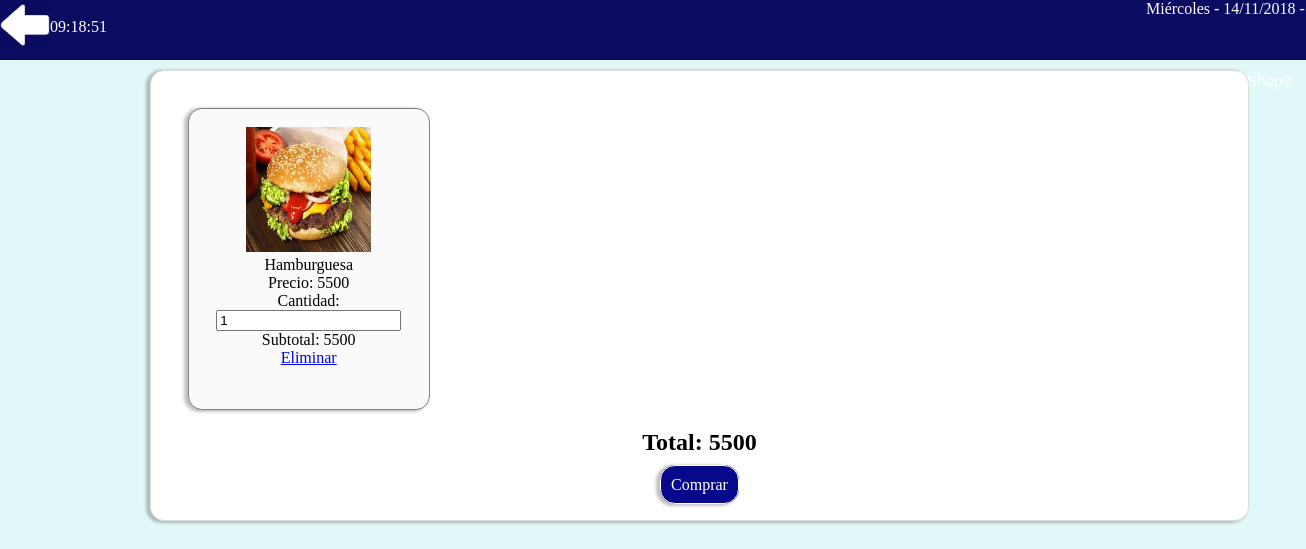
Page /carritodecompras.php?id=1 (signed in) on the committed database.
### tables this page shows
CREATE TABLE `productos` (
  `id` int(11) NOT NULL,
  `nombre` text NOT NULL,
  `Categoria` varchar(100) NOT NULL,
  `descripcion` text NOT NULL,
  `imagen` text NOT NULL,
  `precio` double NOT NULL
);

### carritodecompras.php (the view, shortened to what this page needs)
<?php
	include './conexion.php';
	if(isset($_SESSION['usuario'])){
		if(isset($_SESSION['carrito'])){
			if(isset($_GET['id'])){
				$arreglo=$_SESSION['carrito'];
				$encontro=false;
				$numero=0;
				for($i=0;$i<count($arreglo);$i++){
					if($arreglo[$i]['Id']== $_GET['id'] ){
						$encontro=true;
						$numero=$i;
					}
				}
				if($encontro==true){
					$arreglo[$numero]['Cantidad']=$arreglo[$numero]['Cantidad']+1;
					$_SESSION['carrito']=$arreglo;
				}else{
					$nombre="";
					$precio=0;
					$imagen="";
					$re=mysqli_query($obj_conexion,"select * from productos where id=".$_GET['id']);
					while($f=mysqli_fetch_array($re)){
						$nombre=$f['nombre'];
						$precio=$f['precio'];
						$imagen=$f['imagen'];
					}
					$datosNuevos=array('Id'=>$_GET['id'], 'Nombre'=>$nombre, 'Precio'=>$precio, 'Imagen'=>$imagen, 'Cantidad'=>1);
					array_push($arreglo, $datosNuevos);
					$_SESSION['carrito']=$arreglo;
				}
			}
		}else{
			if(isset($_GET['id'])){
				$re=mysqli_query($obj_conexion,"select * from productos where id=".$_GET['id']);
			}
		}
	}else{
		header("Location: index.php?Error=Acceso denegado");
	}
?>
<!DOCTYPE html>
<html lang="es">
<head>
	<link rel="stylesheet" type="text/css" href="./css/estilos.css">
</head>
<body onload="getTime()">
	<header>
		<a href="./home.php" title="Regresar al catálogo de productos">
			<img src="./imagenes/left-arrow.png">
		</a>
		<span id="time"></span>
		<span>                                                                                 </span>
		<span>                                                                          <span id="marca">MAKEMI Shop®</span></span>
	</header>
	<section>
		<?php
		$total=0;
			if(isset($_SESSION['carrito'])){
				$datos=$_SESSION['carrito'];
				for($i=0;$i<count($datos);$i++){
		?>
		<div class="productos">
			<center>
				<br>
				<img src="./productos/<?php echo $datos[$i]['Imagen'];?>"><br>
				<span><?php echo $datos[$i]['Nombre']; ?></span><br>
				<span>Precio: <?php echo $datos[$i]['Precio']; ?></span><br>
				<span>Cantidad:</span><br>
				 <input type="text" value="<?php echo $datos[$i]['Cantidad']; ?>"
				 data-precio="<?php echo $datos[$i]['Precio']; ?>"
				 data-id="<?php echo $datos[$i]['Id']; ?>"
				 class="cantidad">
				 <br>
				<span class="subtotal">Subtotal: <?php echo $datos[$i]['Precio']*$datos[$i]['Cantidad']; ?></span><br>
				<a href="#" class="eliminar" data-id="<?php echo $datos[$i]['Id']?>">Eliminar</a>
			</center>
		</div>
		<?php
			$total=($datos[$i]['Cantidad']*$datos[$i]['Precio'])+$total;
				}
			}else{
				echo '<center><h2>El carrito de compras esta vacio</h2></center>';
			}
			echo '<center><h2 id="total">Total: '.$total.' </h2></center>';
				if($total!=0){
					echo '<center><a id="comprar" href="./compras/compras.php" class="aceptar">Comprar</a></center>';
				}
		?>
	</section>
</body>
</html>

### css/estilos.css (style rules this page uses)
body { background-color: #E0F8F7; padding: 0px; margin: 0px; }
header { width: 100%; height: 60px; background-color: #0B0B61; color:white; }
header a { width: 50px; margin-left: none; display: inline-block; float: left; }
header a img { width: 100%; }
section { background-color: #FFF; width: 80%; border: 1px solid #DDD; border-radius: 14px; padding: 2%; margin: 10px 150px 10px 150px; box-shadow: -3px 1px 3px 1px rgba(0,0,0,0.24); }
#comprar { background-color: #08088A; border: 1px solid; color: #fff; text-decoration: none; padding: 10px; border-radius: 15px; box-shadow: -3px 1px 3px 1px rgba(0,0,0,0.24); }
#marca { font-family: 'Arial'; font-size: 15px; }
.productos { width: 23%; height: 300px; background-color: #fafafa; border:1px solid gray; border-radius: 14px; display: inline-block; vertical-align: top; margin-left: 1%; margin-top: 1%; box-shadow: -3px 1px 3px 1px rgba(0,0,0,0.24); }
.productos img { width: 125px; height: 125px; margin:0 auto; }
.productos span { text-transform: capitalize; }

### rows in the picture
productos: imagen (picture), nombre "Hamburguesa", precio "5500", id "1", $datos[$i]['Precio']*$datos[$i]['Cantidad'] "5500"

### other values in the picture
$total "5500"
